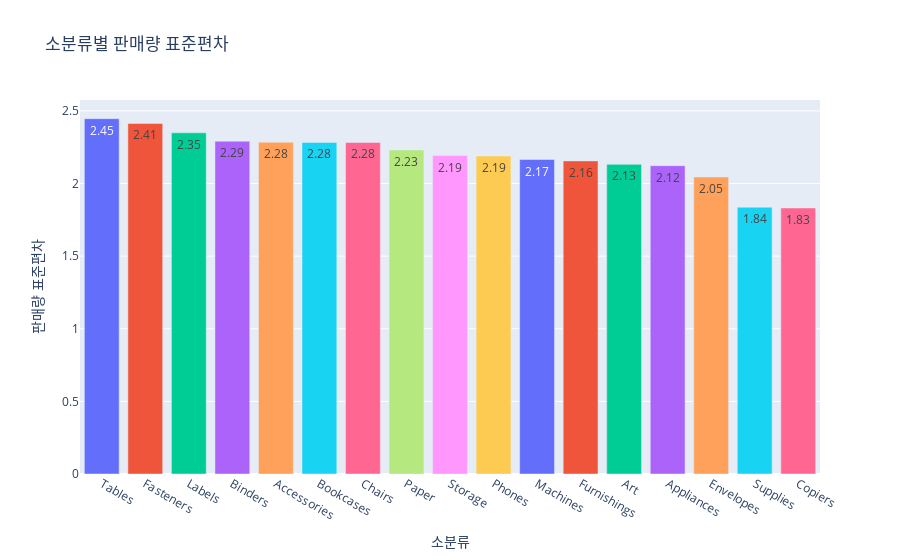

Write notebook code for a chart like this one.
### Code cell
# 시각화
fig = px.bar(subcategory_stats,
             x='Sub-Category',
             y='std',
             title='소분류별 판매량 표준편차',
             labels={'Sub-Category': '소분류', 'std': '판매량 표준편차'},
             color='Sub-Category',
             text_auto='.2f')
fig.update_layout(showlegend=False)
fig.show()

### Figure 1 — Plotly figure (JSON) as saved in the notebook; plotly's stock layout.template omitted (floating-point values rounded to 4 significant figures)
{"data": [{"hovertemplate": "소분류=%{x}<br>판매량 표준편차=%{y}<extra></extra>", "legendgroup": "Tables", "marker": {"color": "#636efa", "pattern": {"shape": ""}}, "name": "Tables", "orientation": "v", "showlegend": true, "textposition": "auto", "texttemplate": "%{y:.2f}", "type": "bar", "x": ["Tables"], "xaxis": "x", "y": [2.446], "yaxis": "y"}, {"hovertemplate": "소분류=%{x}<br>판매량 표준편차=%{y}<extra></extra>", "legendgroup": "Fasteners", "marker": {"color": "#EF553B", "pattern": {"shape": ""}}, "name": "Fasteners", "orientation": "v", "showlegend": true, "textposition": "auto", "texttemplate": "%{y:.2f}", "type": "bar", "x": ["Fasteners"], "xaxis": "x", "y": [2.414], "yaxis": "y"}, {"hovertemplate": "소분류=%{x}<br>판매량 표준편차=%{y}<extra></extra>", "legendgroup": "Labels", "marker": {"color": "#00cc96", "pattern": {"shape": ""}}, "name": "Labels", "orientation": "v", "showlegend": true, "textposition": "auto", "texttemplate": "%{y:.2f}", "type": "bar", "x": ["Labels"], "xaxis": "x", "y": [2.349], "yaxis": "y"}, {"hovertemplate": "소분류=%{x}<br>판매량 표준편차=%{y}<extra></extra>", "legendgroup": "Binders", "marker": {"color": "#ab63fa", "pattern": {"shape": ""}}, "name": "Binders", "orientation": "v", "showlegend": true, "textposition": "auto", "texttemplate": "%{y:.2f}", "type": "bar", "x": ["Binders"], "xaxis": "x", "y": [2.292], "yaxis": "y"}, {"hovertemplate": "소분류=%{x}<br>판매량 표준편차=%{y}<extra></extra>", "legendgroup": "Accessories", "marker": {"color": "#FFA15A", "pattern": {"shape": ""}}, "name": "Accessories", "orientation": "v", "showlegend": true, "textposition": "auto", "texttemplate": "%{y:.2f}", "type": "bar", "x": ["Accessories"], "xaxis": "x", "y": [2.285], "yaxis": "y"}, {"hovertemplate": "소분류=%{x}<br>판매량 표준편차=%{y}<extra></extra>", "legendgroup": "Bookcases", "marker": {"color": "#19d3f3", "pattern": {"shape": ""}}, "name": "Bookcases", "orientation": "v", "showlegend": true, "textposition": "auto", "texttemplate": "%{y:.2f}", "type": "bar", "x": ["Bookcases"], "xaxis": "x", "y": [2.283], "yaxis": "y"}, {"hovertemplate": "소분류=%{x}<br>판매량 표준편차=%{y}<extra></extra>", "legendgroup": "Chairs", "marker": {"color": "#FF6692", "pattern": {"shape": ""}}, "name": "Chairs", "orientation": "v", "showlegend": true, "textposition": "auto", "texttemplate": "%{y:.2f}", "type": "bar", "x": ["Chairs"], "xaxis": "x", "y": [2.283], "yaxis": "y"}, {"hovertemplate": "소분류=%{x}<br>판매량 표준편차=%{y}<extra></extra>", "legendgroup": "Paper", "marker": {"color": "#B6E880", "pattern": {"shape": ""}}, "name": "Paper", "orientation": "v", "showlegend": true, "textposition": "auto", "texttemplate": "%{y:.2f}", "type": "bar", "x": ["Paper"], "xaxis": "x", "y": [2.232], "yaxis": "y"}, {"hovertemplate": "소분류=%{x}<br>판매량 표준편차=%{y}<extra></extra>", "legendgroup": "Storage", "marker": {"color": "#FF97FF", "pattern": {"shape": ""}}, "name": "Storage", "orientation": "v", "showlegend": true, "textposition": "auto", "texttemplate": "%{y:.2f}", "type": "bar", "x": ["Storage"], "xaxis": "x", "y": [2.192], "yaxis": "y"}, {"hovertemplate": "소분류=%{x}<br>판매량 표준편차=%{y}<extra></extra>", "legendgroup": "Phones", "marker": {"color": "#FECB52", "pattern": {"shape": ""}}, "name": "Phones", "orientation": "v", "showlegend": true, "textposition": "auto", "texttemplate": "%{y:.2f}", "type": "bar", "x": ["Phones"], "xaxis": "x", "y": [2.189], "yaxis": "y"}, {"hovertemplate": "소분류=%{x}<br>판매량 표준편차=%{y}<extra></extra>", "legendgroup": "Machines", "marker": {"color": "#636efa", "pattern": {"shape": ""}}, "name": "Machines", "orientation": "v", "showlegend": true, "textposition": "auto", "texttemplate": "%{y:.2f}", "type": "bar", "x": ["Machines"], "xaxis": "x", "y": [2.165], "yaxis": "y"}, {"hovertemplate": "소분류=%{x}<br>판매량 표준편차=%{y}<extra></extra>", "legendgroup": "Furnishings", "marker": {"color": "#EF553B", "pattern": {"shape": ""}}, "name": "Furnishings", "orientation": "v", "showlegend": true, "textposition": "auto", "texttemplate": "%{y:.2f}", "type": "bar", "x": ["Furnishings"], "xaxis": "x", "y": [2.156], "yaxis": "y"}, {"hovertemplate": "소분류=%{x}<br>판매량 표준편차=%{y}<extra></extra>", "legendgroup": "Art", "marker": {"color": "#00cc96", "pattern": {"shape": ""}}, "name": "Art", "orientation": "v", "showlegend": true, "textposition": "auto", "texttemplate": "%{y:.2f}", "type": "bar", "x": ["Art"], "xaxis": "x", "y": [2.132], "yaxis": "y"}, {"hovertemplate": "소분류=%{x}<br>판매량 표준편차=%{y}<extra></extra>", "legendgroup": "Appliances", "marker": {"color": "#ab63fa", "pattern": {"shape": ""}}, "name": "Appliances", "orientation": "v", "showlegend": true, "textposition": "auto", "texttemplate": "%{y:.2f}", "type": "bar", "x": ["Appliances"], "xaxis": "x", "y": [2.123], "yaxis": "y"}, {"hovertemplate": "소분류=%{x}<br>판매량 표준편차=%{y}<extra></extra>", "legendgroup": "Envelopes", "marker": {"color": "#FFA15A", "pattern": {"shape": ""}}, "name": "Envelopes", "orientation": "v", "showlegend": true, "textposition": "auto", "texttemplate": "%{y:.2f}", "type": "bar", "x": ["Envelopes"], "xaxis": "x", "y": [2.045], "yaxis": "y"}, {"hovertemplate": "소분류=%{x}<br>판매량 표준편차=%{y}<extra></extra>", "legendgroup": "Supplies", "marker": {"color": "#19d3f3", "pattern": {"shape": ""}}, "name": "Supplies", "orientation": "v", "showlegend": true, "textposition": "auto", "texttemplate": "%{y:.2f}", "type": "bar", "x": ["Supplies"], "xaxis": "x", "y": [1.837], "yaxis": "y"}, {"hovertemplate": "소분류=%{x}<br>판매량 표준편차=%{y}<extra></extra>", "legendgroup": "Copiers", "marker": {"color": "#FF6692", "pattern": {"shape": ""}}, "name": "Copiers", "orientation": "v", "showlegend": true, "textposition": "auto", "texttemplate": "%{y:.2f}", "type": "bar", "x": ["Copiers"], "xaxis": "x", "y": [1.832], "yaxis": "y"}], "layout": {"barmode": "relative", "legend": {"title": {"text": "소분류"}, "tracegroupgap": 0}, "showlegend": false, "title": {"text": "소분류별 판매량 표준편차"}, "xaxis": {"anchor": "y", "categoryarray": ["Tables", "Fasteners", "Labels", "Binders", "Accessories", "Bookcases", "Chairs", "Paper", "Storage", "Phones", "Machines", "Furnishings", "Art", "Appliances", "Envelopes", "Supplies", "Copiers"], "categoryorder": "array", "domain": [0, 1], "title": {"text": "소분류"}}, "yaxis": {"anchor": "x", "domain": [0, 1], "title": {"text": "판매량 표준편차"}}}}
